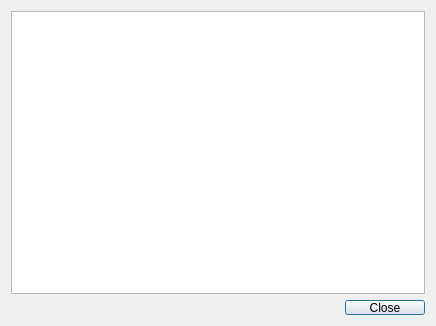
<?xml version="1.0" encoding="UTF-8"?>
<ui version="4.0">
 <class>browser</class>
 <widget class="QDialog" name="browser">
  <property name="geometry">
   <rect>
    <x>0</x>
    <y>0</y>
    <width>436</width>
    <height>326</height>
   </rect>
  </property>
  <property name="windowTitle">
   <string>QspatiaLite</string>
  </property>
  <layout class="QVBoxLayout" name="verticalLayout">
   <item>
    <widget class="QTextBrowser" name="textBrowser">
     <property name="minimumSize">
      <size>
       <width>0</width>
       <height>0</height>
      </size>
     </property>
     <property name="acceptRichText">
      <bool>true</bool>
     </property>
    </widget>
   </item>
   <item>
    <widget class="QDialogButtonBox" name="buttonBox">
     <property name="maximumSize">
      <size>
       <width>16777215</width>
       <height>15</height>
      </size>
     </property>
     <property name="standardButtons">
      <set>QDialogButtonBox::Close</set>
     </property>
    </widget>
   </item>
  </layout>
 </widget>
 <resources/>
 <connections>
  <connection>
   <sender>buttonBox</sender>
   <signal>rejected()</signal>
   <receiver>browser</receiver>
   <slot>reject()</slot>
   <hints>
    <hint type="sourcelabel">
     <x>376</x>
     <y>310</y>
    </hint>
    <hint type="destinationlabel">
     <x>374</x>
     <y>318</y>
    </hint>
   </hints>
  </connection>
 </connections>
</ui>
